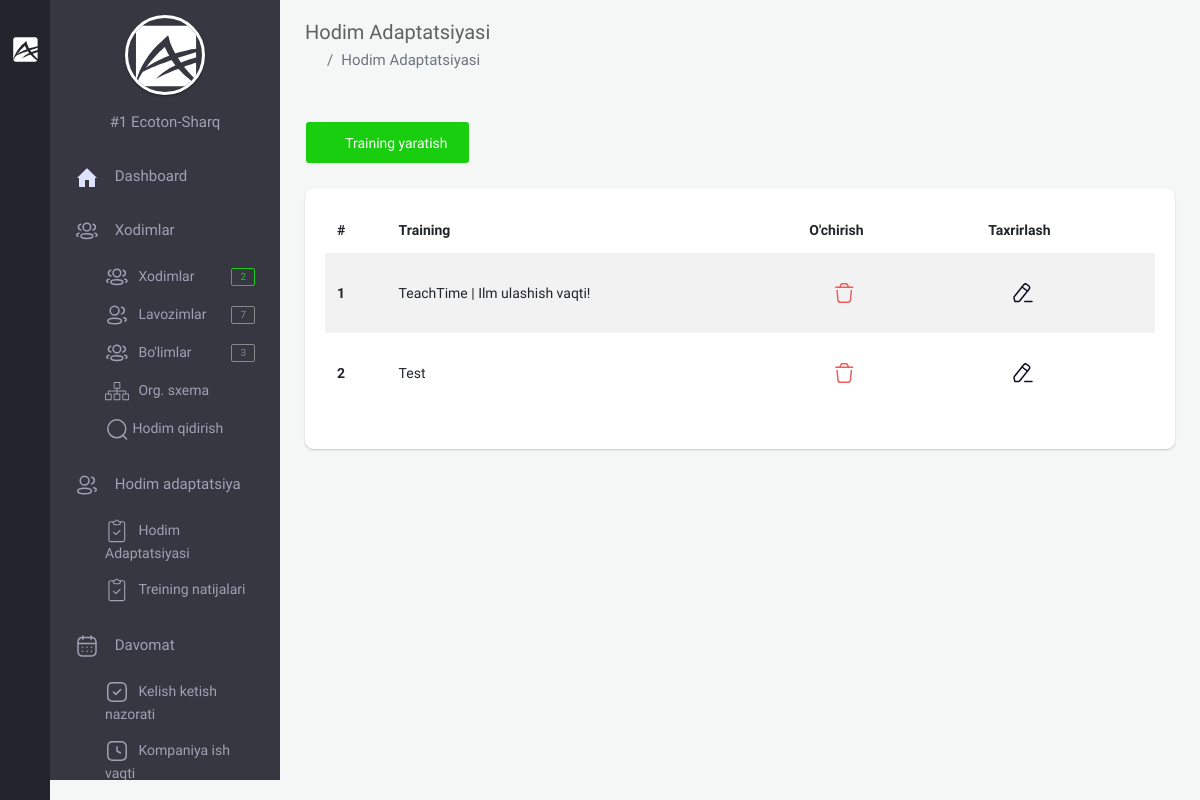
Page /backoffice/training-info (signed in) on the earlier database version.
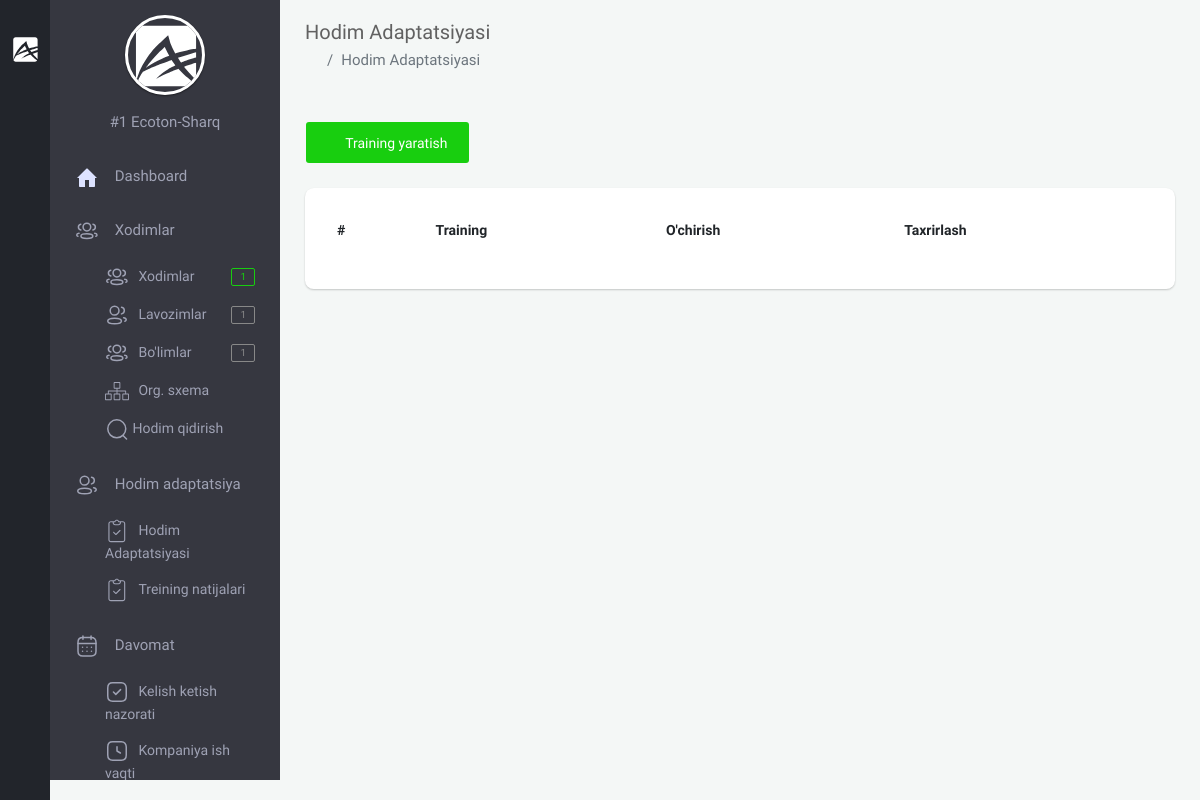
Same page on the later database version.
### app/models.py (models this page shows, shortened)
class TrainingInfo(models.Model):
    position = models.ForeignKey(Position, on_delete=models.CASCADE, null=True, blank=True,
                                 verbose_name="Xodimning lavozimi")
    title = models.CharField(null=True, blank=True, max_length=255)
    company = models.ForeignKey(Company, on_delete=models.CASCADE, blank=True, null=True, verbose_name="Kompaniya")
    info = RichTextUploadingField(null=True, blank=True)
    create_at = models.DateTimeField(auto_now_add=True)

### backoffice/views.py (the view, shortened to what this page needs)
# urls.py: path('training-info', views.TrainingInfoTemplateView.as_view(), name="training_info"),
class TrainingInfoTemplateView(LoginRequiredMixin, generic.CreateView):
    template_name = 'backoffice/pages/trainig-info/index.html'
    form_class = forms.TrainingInfoModelForm
    success_url = reverse_lazy('training_info')
    model = models.TrainingInfo
    def get_form(self, form_class=None):
        f = super().get_form(form_class)
        f.fields['position'].queryset = self.request.user.company.position_set.all()
        return f
    def get_context_data(self, *, object_list=None, **kwargs):
        ctx = super(TrainingInfoTemplateView, self).get_context_data(**kwargs)
        company = self.request.user.company
        training_info = models.TrainingInfo.objects.filter(company=company)
        staffs = models.Staff.objects.filter(company=company)
        ctx['items'] = training_info
        ctx['staffs'] = staffs
        return ctx

### app/models.py (called while the page is built)
    def __str__(self):
        return f'#{self.id}  {self.name}'

    @property
    def logo_url(self):
        if self.logo and hasattr(self.logo, 'url'):
            return self.logo.url

    def __str__(self):
        return self.name

### backoffice/context_processors.py (called while the page is built)
def staff_amount(request):
    amount_staff = None
    if request.user.is_anonymous == False:
        company = request.user.company
        staff = models.Staff.objects.filter(company=company)
        amount_staff = staff.count()
    return {"amount_staff": amount_staff}

def position_amount(request):
    position_amounts = None
    if request.user.is_anonymous == False:
        company = request.user.company
        position = models.Position.objects.filter(company=company)
        position_amounts = position.count()
    return {
        'position_amounts': position_amounts
    }

def department_amount(request):
    department_amounts = None
    if request.user.is_anonymous == False:
        company = request.user.company
        department = models.Department.objects.filter(company=company)
        department_amounts = department.count()
    return {
        'department_amounts': department_amounts
    }

### templates/backoffice/pages/trainig-info/index.html (shortened to what this page needs)
{% extends 'backoffice/base.html' %}
{% load app_tags %}
{% block content %}
    <section class="content">
        <div class="container-fluid">
            <div class="block-header">
                <div class="row clearfix">
                    <div class="col-lg-12 col-md-12 col-sm-12">
                        <h2>Hodim Adaptatsiyasi</h2>
                        <ul class="breadcrumb padding-0">
                            <li class="breadcrumb-item"><a href="{% url 'backoffice-main' %}"><i
                                    class="zmdi zmdi-home"></i></a></li>
                            <li class="breadcrumb-item active">Hodim Adaptatsiyasi</li>
                        </ul>
                    </div>
                </div>
            </div>
            <div class="row clearfix">
                <div class="col-lg-12 col-md-12 col-sm-12">
                    <div class="card">
                        <div class="header">
                            <a href="{% url 'training_info_create' %}" class="btn btn-success waves-effect"><i
                                    class="zmdi zmdi-collection-add"></i> Training yaratish
                            </a>
                        </div>
                        <div class="body">
                            <table class="table table-borderless table-striped table-hover" id="training_info">
                                <thead>
                                <tr>
                                    <th>#</th>
                                    <th>Training</th>
                                    <th>O'chirish</th>
                                    <th>Taxrirlash</th>
                                </tr>
                                </thead>
                                <tbody>
                                {% for item in items %}
                                    <tr>
                                        <th scope="row">{{ forloop.counter }}</th>
                                        <td>
                                            {{ item.title }}
                                        </td>
                                        <td>
                                            <a href="javascript:void(0);" data-color="pink"
                                               data-toggle="modal" data-target="#item-{{ item.id }}"
                                               class="btn btn-neutral waves-effect">
                                            </a>
                                        </td>
                                        <td>
                                            <a href="javascript:void(0);" data-color="pink"
                                               data-toggle="modal" data-target="#staff_adaptation{{ item.id }}"
                                               class="btn btn-neutral waves-effect">
                                            </a>
                                        </td>
                                    </tr>
                                {% endfor %}
                                </tbody>
                            </table>
                        </div>
                    </div>
                </div>
            </div>
        </div>
    </section>
{% endblock %}

### templates/backoffice/parts/minileftbar.html (shortened to what the changed rows need)
{% load static %}
<aside class="right_menu">
    <div id="leftsidebar" class="sidebar">
        <div class="menu">
            <ul class="list">
                <li>
                    <ul class="ml-menu" style="display: block;">
                        <li>
                                <a href="{% url 'staff' %}" class="waves-effect waves-block">
                                    <span>Xodimlar</span>
                                    <span class="badge badge-success float-right">{{ amount_staff }}</span>
                                </a>
                        </li>
                        <li>
                                <a href="{% url 'position' %}" class="waves-effect waves-block">
                                    <span>Lavozimlar</span>
                                    <span class="badge badge-default float-right">{{ position_amounts }}</span>
                                </a>
                        </li>
                        <li>
                                <a href="{% url 'department' %}" class="waves-effect waves-block">
                                    <span>Bo'limlar</span>
                                    <span class="badge badge-default float-right">{{ department_amounts }}</span>
                                </a>
                        </li>
                    </ul>
                </li>
            </ul>
        </div>
    </div>
</aside>

Differences in the rows shown:
removed TrainingInfo: title "TeachTime | Ilm ulashish vaqti!"
removed TrainingInfo: title "Test"
Other differences:
{{ amount_staff }}: "2" → "1"
{{ position_amounts }}: "7" → "1"
{{ department_amounts }}: "3" → "1"
